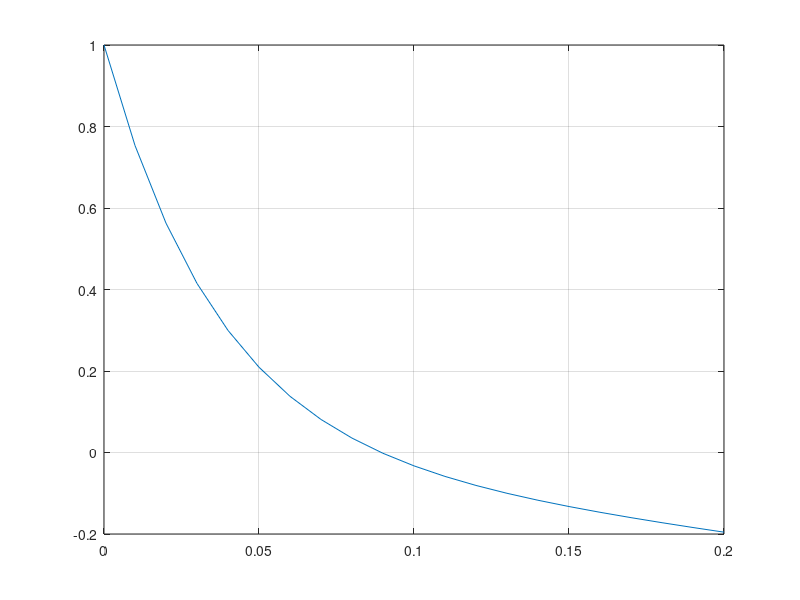

Reproduce this figure in MATLAB. (Note: this script raises an error after producing the figure.)
x=-0:0.01:0.2;
y=@(x) exp(x.*(-27))-x;
y1=@(x) exp(-27*x);
plot(x,y(x))
grid on
a = 0;
b = 0.6;
o = omega(derivative_approximation(y1, 0.08), derivative_approximation(y1, 0.1));
epsilon = 0.001;
%ints = intervals(y,a,b,30);
%bi = bisection(y, a, b, y(a), y(b), epsilon, 1)
%re = relaxation(y1, 0.089, o, epsilon)
%new = newton(y, 0.3, epsilon)